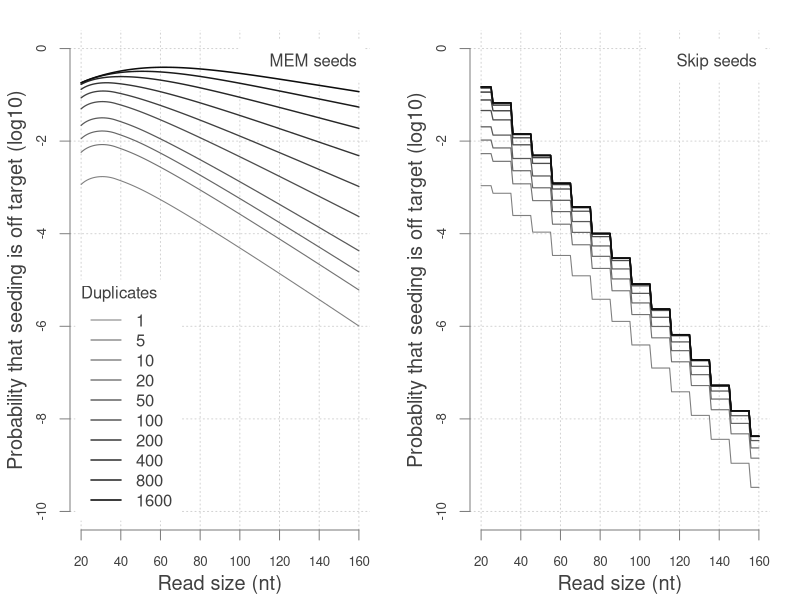

Reproduce this figure in R.
mem = log10(as.matrix(read.table("results_mem.txt")))
skip = log10(as.matrix(read.table("results_skip.txt")))

k = 20:160
ylim = c(-10,0)

pdf("mortal_kombat.pdf", height=6, width=12, useDingbats=FALSE)

par(mfrow=c(1,2))
par(mar=c(3.5,3.5,1.5,1.5))

plot(k, mem[1,], type="n",
   panel.first=grid(), ylim=ylim,
   bty="n", xaxt="n", yaxt="n", xlab="", ylab="")
# Plot first so that it is below.
legend(x="topright", inset=.02, bg="white", box.col="white",
   legend="MEM seeds", text.col="grey25")
lines(k, mem[1,], col="grey50", lwd=1.05)
lines(k, mem[2,], col="grey45", lwd=1.10)
lines(k, mem[3,], col="grey40", lwd=1.15)
lines(k, mem[4,], col="grey35", lwd=1.20)
lines(k, mem[5,], col="grey30", lwd=1.25)
lines(k, mem[6,], col="grey25", lwd=1.30)
lines(k, mem[7,], col="grey20", lwd=1.35)
lines(k, mem[8,], col="grey15", lwd=1.40)
lines(k, mem[9,], col="grey10", lwd=1.45)
lines(k, mem[10,], col="grey5", lwd=1.50)

title(xlab="Read size (nt)",
   ylab="Probability that seeding is off target (log10)",
   col.lab="grey25", line=2.2, cex.lab=1.2)
axis(side=1, cex.axis=.8, col="grey50", col.axis="grey25")
axis(side=2, cex.axis=.8, col="grey50", col.axis="grey25")

legend(x="bottomleft", lwd=c(0, 1.05, 1.10, 1.15, 1.20, 1.25, 1.30,
   1.35, 1.40, 1.45, 1.50), col=c("white", "grey50", "grey45", "grey40",
   "grey35", "grey30", "grey25", "grey20", "grey15", "grey10", "grey5"),
   legend=c("", "1","5","10","20","50","100","200","400", "800","1600"),
   inset=.02, bg="white", box.col="white", text.col="grey25")
text(x=20, y=-5.4, "Duplicates", col="grey25", adj=c(0,0))

plot(k, skip[1,], type="n",
   panel.first=grid(), ylim=ylim,
   bty="n", xaxt="n", yaxt="n", xlab="", ylab="")
# Plot first so that it is below.
legend(x="topright", inset=.02, bg="white", box.col="white",
   legend="Skip seeds", text.col="grey25")
lines(k, skip[1,], col="grey50", lwd=1.05)
lines(k, skip[2,], col="grey45", lwd=1.10)
lines(k, skip[3,], col="grey40", lwd=1.15)
lines(k, skip[4,], col="grey35", lwd=1.20)
lines(k, skip[5,], col="grey30", lwd=1.25)
lines(k, skip[6,], col="grey25", lwd=1.30)
lines(k, skip[7,], col="grey20", lwd=1.35)
lines(k, skip[8,], col="grey15", lwd=1.40)
lines(k, skip[9,], col="grey10", lwd=1.45)
lines(k, skip[10,], col="grey5", lwd=1.50)

title(xlab="Read size (nt)",
   ylab="Probablity that seeding is off target (log10)",
   col.lab="grey25", line=2.2, cex.lab=1.2)
axis(side=1, cex.axis=.8, col="grey50", col.axis="grey25")
axis(side=2, cex.axis=.8, col="grey50", col.axis="grey25")

dev.off()
